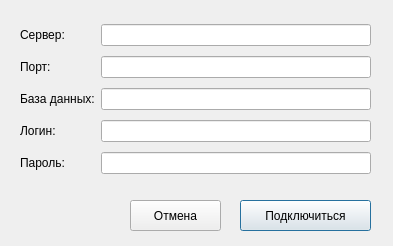
<?xml version="1.0" encoding="UTF-8"?>
<ui version="4.0">
 <class>LoginDialog</class>
 <widget class="QDialog" name="LoginDialog">
  <property name="geometry">
   <rect>
    <x>0</x>
    <y>0</y>
    <width>393</width>
    <height>246</height>
   </rect>
  </property>
  <property name="windowTitle">
   <string>Подключение к серверу базы данных</string>
  </property>
  <widget class="QWidget" name="gridLayoutWidget">
   <property name="geometry">
    <rect>
     <x>20</x>
     <y>20</y>
     <width>351</width>
     <height>162</height>
    </rect>
   </property>
   <layout class="QGridLayout" name="gridLayout">
    <item row="0" column="0">
     <widget class="QLabel" name="label_3">
      <property name="text">
       <string>Сервер:</string>
      </property>
     </widget>
    </item>
    <item row="4" column="1">
     <widget class="QLineEdit" name="lePassword">
      <property name="echoMode">
       <enum>QLineEdit::Password</enum>
      </property>
     </widget>
    </item>
    <item row="2" column="0">
     <widget class="QLabel" name="label_4">
      <property name="text">
       <string>База данных:</string>
      </property>
     </widget>
    </item>
    <item row="3" column="1">
     <widget class="QLineEdit" name="leLogin"/>
    </item>
    <item row="0" column="1">
     <widget class="QLineEdit" name="leServer"/>
    </item>
    <item row="2" column="1">
     <widget class="QLineEdit" name="leDb"/>
    </item>
    <item row="4" column="0">
     <widget class="QLabel" name="label_2">
      <property name="text">
       <string>Пароль:</string>
      </property>
     </widget>
    </item>
    <item row="3" column="0">
     <widget class="QLabel" name="label">
      <property name="text">
       <string>Логин:</string>
      </property>
     </widget>
    </item>
    <item row="1" column="0">
     <widget class="QLabel" name="label_5">
      <property name="text">
       <string>Порт:</string>
      </property>
     </widget>
    </item>
    <item row="1" column="1">
     <widget class="QLineEdit" name="lePort"/>
    </item>
   </layout>
  </widget>
  <widget class="QPushButton" name="btnConnect">
   <property name="geometry">
    <rect>
     <x>240</x>
     <y>200</y>
     <width>131</width>
     <height>31</height>
    </rect>
   </property>
   <property name="text">
    <string>Подключиться</string>
   </property>
  </widget>
  <widget class="QPushButton" name="btnCancel">
   <property name="geometry">
    <rect>
     <x>130</x>
     <y>200</y>
     <width>91</width>
     <height>31</height>
    </rect>
   </property>
   <property name="text">
    <string>Отмена</string>
   </property>
  </widget>
 </widget>
 <tabstops>
  <tabstop>leServer</tabstop>
  <tabstop>lePort</tabstop>
  <tabstop>leDb</tabstop>
  <tabstop>leLogin</tabstop>
  <tabstop>lePassword</tabstop>
  <tabstop>btnConnect</tabstop>
  <tabstop>btnCancel</tabstop>
 </tabstops>
 <resources/>
 <connections/>
</ui>
